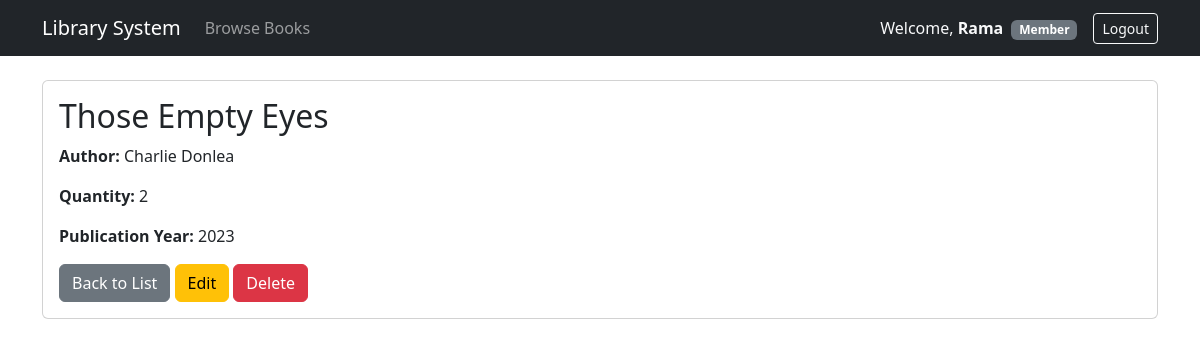
The page /books/1/ (signed in) on the database its author committed.
### books/models.py (models this page shows, shortened)
class Member(models.Model):
    ROLE_CHOICES = (
        ('ADMIN', 'Administrator'),
        ('LIBRARIAN', 'Librarian'),
        ('ASSISTANT', 'Assistant'),
        ('MEMBER', 'Member'),
    )
    user = models.OneToOneField(User, on_delete=models.CASCADE, related_name='member_profile')
    role = models.CharField(max_length=15, choices=ROLE_CHOICES, default='MEMBER')
    phone = models.CharField(max_length=20)
    is_active_member = models.BooleanField(default=True)
    created_at = models.DateTimeField(auto_now_add=True)
    @property
    def is_admin(self):
        return self.role == 'ADMIN' or self.user.is_superuser

class Book(models.Model):
    title = models.CharField(max_length=200)
    author = models.CharField(max_length=200)
    quantity = models.IntegerField(validators=[MinValueValidator(0)])
    publication_year = models.IntegerField(
        validators=[MinValueValidator(1000), MaxValueValidator(current_year)]
    )

### books/views.py (the view)
# urls.py: path('<int:pk>/', views.book_detail, name='book_detail'),
@login_required
def book_detail(request, pk):
    book = get_object_or_404(Book, pk=pk)
    pending_reservations = book.reservations.filter(status='PENDING')
    return render(request, 'books/book_detail.html', {'book': book, 'reservations': pending_reservations})

### books/templates/books/book_detail.html
{% extends 'books/base.html' %}
{% block content %}
<div class="card">
    <div class="card-body">
        <h2 class="card-title">{{ book.title }}</h2>
        <p class="card-text"><strong>Author:</strong> {{ book.author }}</p>
        <p class="card-text"><strong>Quantity:</strong> {{ book.quantity }}</p>
        <p class="card-text"><strong>Publication Year:</strong> {{ book.publication_year }}</p>
        <a href="{% url 'book_list' %}" class="btn btn-secondary">Back to List</a>
        {% if user.is_authenticated %}
            <a href="{% url 'book_edit' book.id %}" class="btn btn-warning">Edit</a>
            <a href="{% url 'book_delete' book.id %}" class="btn btn-danger">Delete</a>
        {% endif %}
    </div>
</div>
{% endblock %}

### books/templates/books/base.html (shortened to what this page needs)
<!DOCTYPE html>
<html lang="en">
<head>
    <link href="https://cdn.jsdelivr.net/npm/bootstrap@5.3.0/dist/css/bootstrap.min.css" rel="stylesheet">
</head>
<body>
    <nav class="navbar navbar-expand-lg navbar-dark bg-dark mb-4">
        <div class="container">
            <a class="navbar-brand" href="{% url 'book_list' %}">Library System</a>
            <div class="collapse navbar-collapse" id="navbarNav">
                {% if user.is_authenticated %}
                    <ul class="navbar-nav me-auto">
                        <li class="nav-item">
                            <a class="nav-link" href="{% url 'book_list' %}">Browse Books</a>
                        </li>
                    </ul>
                    <div class="d-flex align-items-center">
                        <span class="navbar-text me-3 text-light">
                            Welcome, <strong>{{ user.username }}</strong>
                            <small class="badge bg-secondary ms-1">
                                {% if user.is_superuser %}
                                    Superuser
                                {% else %}
                                    {{ user.member_profile.get_role_display|default:"Member" }}
                                {% endif %}
                            </small>
                        </span>
                        <form action="{% url 'logout' %}" method="POST" class="d-inline">
                            <button type="submit" class="btn btn-outline-light btn-sm">Logout</button>
                        </form>
                    </div>
                {% else %}
                    <div class="ms-auto">
                        <a href="{% url 'login' %}" class="btn btn-outline-light btn-sm">Login</a>
                    </div>
                {% endif %}
            </div>
        </div>
    </nav>
    <div class="container">
        {% block content %}{% endblock %}
    </div>
</body>
</html>

### rows shown on the page
Book: title "Those Empty Eyes", author "Charlie Donlea", quantity "2", publication_year "2023"

### other values the page prints
{{ user.username }} "Rama"
{{ user.member_profile.get_role_display|default:"Member" }} "Member"
